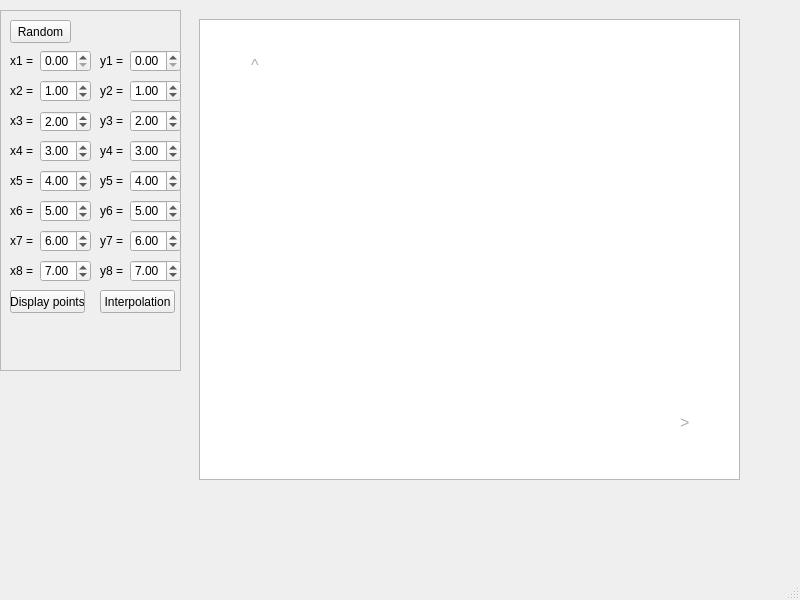
<?xml version="1.0" encoding="UTF-8"?>
<ui version="4.0">
 <class>MainWindow</class>
 <widget class="QMainWindow" name="MainWindow">
  <property name="geometry">
   <rect>
    <x>0</x>
    <y>0</y>
    <width>800</width>
    <height>600</height>
   </rect>
  </property>
  <property name="windowTitle">
   <string>MainWindow</string>
  </property>
  <widget class="QWidget" name="centralwidget">
   <widget class="QFrame" name="frame">
    <property name="geometry">
     <rect>
      <x>0</x>
      <y>10</y>
      <width>181</width>
      <height>361</height>
     </rect>
    </property>
    <property name="frameShape">
     <enum>QFrame::StyledPanel</enum>
    </property>
    <property name="frameShadow">
     <enum>QFrame::Raised</enum>
    </property>
    <widget class="QDoubleSpinBox" name="spline_input_1">
     <property name="geometry">
      <rect>
       <x>130</x>
       <y>40</y>
       <width>51</width>
       <height>22</height>
      </rect>
     </property>
     <property name="maximum">
      <double>100.000000000000000</double>
     </property>
    </widget>
    <widget class="QDoubleSpinBox" name="spline_input_3">
     <property name="geometry">
      <rect>
       <x>130</x>
       <y>100</y>
       <width>51</width>
       <height>22</height>
      </rect>
     </property>
     <property name="maximum">
      <double>100.000000000000000</double>
     </property>
     <property name="value">
      <double>2.000000000000000</double>
     </property>
    </widget>
    <widget class="QDoubleSpinBox" name="spline_input_4">
     <property name="geometry">
      <rect>
       <x>130</x>
       <y>130</y>
       <width>51</width>
       <height>22</height>
      </rect>
     </property>
     <property name="maximum">
      <double>100.000000000000000</double>
     </property>
     <property name="value">
      <double>3.000000000000000</double>
     </property>
    </widget>
    <widget class="QDoubleSpinBox" name="spline_input_5">
     <property name="geometry">
      <rect>
       <x>130</x>
       <y>160</y>
       <width>51</width>
       <height>22</height>
      </rect>
     </property>
     <property name="maximum">
      <double>100.000000000000000</double>
     </property>
     <property name="value">
      <double>4.000000000000000</double>
     </property>
    </widget>
    <widget class="QDoubleSpinBox" name="spline_input_6">
     <property name="geometry">
      <rect>
       <x>130</x>
       <y>190</y>
       <width>51</width>
       <height>22</height>
      </rect>
     </property>
     <property name="maximum">
      <double>100.000000000000000</double>
     </property>
     <property name="value">
      <double>5.000000000000000</double>
     </property>
    </widget>
    <widget class="QDoubleSpinBox" name="spline_input_7">
     <property name="geometry">
      <rect>
       <x>130</x>
       <y>220</y>
       <width>51</width>
       <height>22</height>
      </rect>
     </property>
     <property name="maximum">
      <double>100.000000000000000</double>
     </property>
     <property name="value">
      <double>6.000000000000000</double>
     </property>
    </widget>
    <widget class="QDoubleSpinBox" name="spline_input_8">
     <property name="geometry">
      <rect>
       <x>130</x>
       <y>250</y>
       <width>51</width>
       <height>22</height>
      </rect>
     </property>
     <property name="maximum">
      <double>100.000000000000000</double>
     </property>
     <property name="value">
      <double>7.000000000000000</double>
     </property>
    </widget>
    <widget class="QPushButton" name="random_button">
     <property name="geometry">
      <rect>
       <x>10</x>
       <y>10</y>
       <width>61</width>
       <height>23</height>
      </rect>
     </property>
     <property name="text">
      <string>Random</string>
     </property>
    </widget>
    <widget class="QDoubleSpinBox" name="spline_input_2">
     <property name="geometry">
      <rect>
       <x>130</x>
       <y>70</y>
       <width>51</width>
       <height>22</height>
      </rect>
     </property>
     <property name="maximum">
      <double>100.000000000000000</double>
     </property>
     <property name="value">
      <double>1.000000000000000</double>
     </property>
    </widget>
    <widget class="QDoubleSpinBox" name="spline_input_x_2">
     <property name="geometry">
      <rect>
       <x>40</x>
       <y>70</y>
       <width>51</width>
       <height>22</height>
      </rect>
     </property>
     <property name="decimals">
      <number>2</number>
     </property>
     <property name="minimum">
      <double>0.000000000000000</double>
     </property>
     <property name="maximum">
      <double>100.000000000000000</double>
     </property>
     <property name="value">
      <double>1.000000000000000</double>
     </property>
    </widget>
    <widget class="QDoubleSpinBox" name="spline_input_x_5">
     <property name="geometry">
      <rect>
       <x>40</x>
       <y>160</y>
       <width>51</width>
       <height>22</height>
      </rect>
     </property>
     <property name="maximum">
      <double>100.000000000000000</double>
     </property>
     <property name="value">
      <double>4.000000000000000</double>
     </property>
    </widget>
    <widget class="QDoubleSpinBox" name="spline_input_x_8">
     <property name="geometry">
      <rect>
       <x>40</x>
       <y>250</y>
       <width>51</width>
       <height>22</height>
      </rect>
     </property>
     <property name="maximum">
      <double>100.000000000000000</double>
     </property>
     <property name="value">
      <double>7.000000000000000</double>
     </property>
    </widget>
    <widget class="QDoubleSpinBox" name="spline_input_x_4">
     <property name="geometry">
      <rect>
       <x>40</x>
       <y>130</y>
       <width>51</width>
       <height>22</height>
      </rect>
     </property>
     <property name="maximum">
      <double>100.000000000000000</double>
     </property>
     <property name="value">
      <double>3.000000000000000</double>
     </property>
    </widget>
    <widget class="QDoubleSpinBox" name="spline_input_x_6">
     <property name="geometry">
      <rect>
       <x>40</x>
       <y>190</y>
       <width>51</width>
       <height>22</height>
      </rect>
     </property>
     <property name="maximum">
      <double>100.000000000000000</double>
     </property>
     <property name="value">
      <double>5.000000000000000</double>
     </property>
    </widget>
    <widget class="QDoubleSpinBox" name="spline_input_x_1">
     <property name="geometry">
      <rect>
       <x>40</x>
       <y>40</y>
       <width>51</width>
       <height>22</height>
      </rect>
     </property>
     <property name="minimum">
      <double>0.000000000000000</double>
     </property>
     <property name="maximum">
      <double>100.000000000000000</double>
     </property>
     <property name="value">
      <double>0.000000000000000</double>
     </property>
    </widget>
    <widget class="QDoubleSpinBox" name="spline_input_x_3">
     <property name="geometry">
      <rect>
       <x>40</x>
       <y>101</y>
       <width>51</width>
       <height>21</height>
      </rect>
     </property>
     <property name="maximum">
      <double>100.000000000000000</double>
     </property>
     <property name="value">
      <double>2.000000000000000</double>
     </property>
    </widget>
    <widget class="QDoubleSpinBox" name="spline_input_x_7">
     <property name="geometry">
      <rect>
       <x>40</x>
       <y>220</y>
       <width>51</width>
       <height>22</height>
      </rect>
     </property>
     <property name="maximum">
      <double>100.000000000000000</double>
     </property>
     <property name="value">
      <double>6.000000000000000</double>
     </property>
    </widget>
    <widget class="QLabel" name="label">
     <property name="geometry">
      <rect>
       <x>10</x>
       <y>40</y>
       <width>31</width>
       <height>21</height>
      </rect>
     </property>
     <property name="text">
      <string>x1 =</string>
     </property>
    </widget>
    <widget class="QLabel" name="label_2">
     <property name="geometry">
      <rect>
       <x>10</x>
       <y>70</y>
       <width>31</width>
       <height>21</height>
      </rect>
     </property>
     <property name="text">
      <string>x2 =</string>
     </property>
    </widget>
    <widget class="QLabel" name="label_3">
     <property name="geometry">
      <rect>
       <x>10</x>
       <y>100</y>
       <width>31</width>
       <height>21</height>
      </rect>
     </property>
     <property name="text">
      <string>x3 =</string>
     </property>
    </widget>
    <widget class="QLabel" name="label_4">
     <property name="geometry">
      <rect>
       <x>10</x>
       <y>130</y>
       <width>31</width>
       <height>21</height>
      </rect>
     </property>
     <property name="text">
      <string>x4 =</string>
     </property>
    </widget>
    <widget class="QLabel" name="label_5">
     <property name="geometry">
      <rect>
       <x>10</x>
       <y>160</y>
       <width>31</width>
       <height>21</height>
      </rect>
     </property>
     <property name="text">
      <string>x5 =</string>
     </property>
    </widget>
    <widget class="QLabel" name="label_6">
     <property name="geometry">
      <rect>
       <x>10</x>
       <y>190</y>
       <width>31</width>
       <height>21</height>
      </rect>
     </property>
     <property name="text">
      <string>x6 =</string>
     </property>
    </widget>
    <widget class="QLabel" name="label_7">
     <property name="geometry">
      <rect>
       <x>10</x>
       <y>220</y>
       <width>31</width>
       <height>21</height>
      </rect>
     </property>
     <property name="text">
      <string>x7 =</string>
     </property>
    </widget>
    <widget class="QLabel" name="label_8">
     <property name="geometry">
      <rect>
       <x>10</x>
       <y>250</y>
       <width>31</width>
       <height>21</height>
      </rect>
     </property>
     <property name="text">
      <string>x8 =</string>
     </property>
    </widget>
    <widget class="QLabel" name="label_9">
     <property name="geometry">
      <rect>
       <x>100</x>
       <y>70</y>
       <width>31</width>
       <height>21</height>
      </rect>
     </property>
     <property name="text">
      <string>y2 =</string>
     </property>
    </widget>
    <widget class="QLabel" name="label_10">
     <property name="geometry">
      <rect>
       <x>100</x>
       <y>190</y>
       <width>31</width>
       <height>21</height>
      </rect>
     </property>
     <property name="text">
      <string>y6 =</string>
     </property>
    </widget>
    <widget class="QLabel" name="label_11">
     <property name="geometry">
      <rect>
       <x>100</x>
       <y>160</y>
       <width>31</width>
       <height>21</height>
      </rect>
     </property>
     <property name="text">
      <string>y5 =</string>
     </property>
    </widget>
    <widget class="QLabel" name="label_12">
     <property name="geometry">
      <rect>
       <x>100</x>
       <y>220</y>
       <width>31</width>
       <height>21</height>
      </rect>
     </property>
     <property name="text">
      <string>y7 =</string>
     </property>
    </widget>
    <widget class="QLabel" name="label_13">
     <property name="geometry">
      <rect>
       <x>100</x>
       <y>250</y>
       <width>31</width>
       <height>21</height>
      </rect>
     </property>
     <property name="text">
      <string>y8 =</string>
     </property>
    </widget>
    <widget class="QLabel" name="label_14">
     <property name="geometry">
      <rect>
       <x>100</x>
       <y>130</y>
       <width>31</width>
       <height>21</height>
      </rect>
     </property>
     <property name="text">
      <string>y4 =</string>
     </property>
    </widget>
    <widget class="QLabel" name="label_15">
     <property name="geometry">
      <rect>
       <x>100</x>
       <y>40</y>
       <width>31</width>
       <height>21</height>
      </rect>
     </property>
     <property name="text">
      <string>y1 =</string>
     </property>
    </widget>
    <widget class="QLabel" name="label_16">
     <property name="geometry">
      <rect>
       <x>100</x>
       <y>100</y>
       <width>31</width>
       <height>21</height>
      </rect>
     </property>
     <property name="text">
      <string>y3 =</string>
     </property>
    </widget>
    <widget class="QPushButton" name="displayPointsButton">
     <property name="geometry">
      <rect>
       <x>10</x>
       <y>280</y>
       <width>75</width>
       <height>23</height>
      </rect>
     </property>
     <property name="text">
      <string>Display points</string>
     </property>
    </widget>
    <widget class="QPushButton" name="interpolationButton">
     <property name="geometry">
      <rect>
       <x>100</x>
       <y>280</y>
       <width>75</width>
       <height>23</height>
      </rect>
     </property>
     <property name="text">
      <string>Interpolation</string>
     </property>
    </widget>
   </widget>
   <widget class="QWidget" name="widget_chart" native="true">
    <property name="geometry">
     <rect>
      <x>199</x>
      <y>19</y>
      <width>591</width>
      <height>551</height>
     </rect>
    </property>
    <widget class="QGraphicsView" name="graphicsView">
     <property name="geometry">
      <rect>
       <x>0</x>
       <y>0</y>
       <width>541</width>
       <height>461</height>
      </rect>
     </property>
    </widget>
    <widget class="QLabel" name="label_17">
     <property name="geometry">
      <rect>
       <x>52</x>
       <y>37</y>
       <width>20</width>
       <height>20</height>
      </rect>
     </property>
     <property name="lineWidth">
      <number>1</number>
     </property>
     <property name="text">
      <string>&lt;html&gt;&lt;head/&gt;&lt;body&gt;&lt;p&gt;&lt;span style=&quot; font-size:12pt; color:#b0b0b0;&quot;&gt;^&lt;/span&gt;&lt;/p&gt;&lt;/body&gt;&lt;/html&gt;</string>
     </property>
     <property name="textFormat">
      <enum>Qt::AutoText</enum>
     </property>
     <property name="scaledContents">
      <bool>false</bool>
     </property>
     <property name="margin">
      <number>5</number>
     </property>
    </widget>
    <widget class="QLabel" name="label_19">
     <property name="geometry">
      <rect>
       <x>480</x>
       <y>383</y>
       <width>21</width>
       <height>41</height>
      </rect>
     </property>
     <property name="text">
      <string>&lt;html&gt;&lt;head/&gt;&lt;body&gt;&lt;p&gt;&lt;span style=&quot; font-size:12pt; color:#b0b0b0;&quot;&gt;&amp;gt;&lt;/span&gt;&lt;/p&gt;&lt;/body&gt;&lt;/html&gt;</string>
     </property>
     <property name="margin">
      <number>4</number>
     </property>
     <property name="indent">
      <number>1</number>
     </property>
    </widget>
   </widget>
   <zorder>widget_chart</zorder>
   <zorder>frame</zorder>
  </widget>
  <widget class="QMenuBar" name="menubar">
   <property name="geometry">
    <rect>
     <x>0</x>
     <y>0</y>
     <width>800</width>
     <height>21</height>
    </rect>
   </property>
  </widget>
  <widget class="QStatusBar" name="statusbar"/>
 </widget>
 <resources/>
 <connections/>
</ui>
